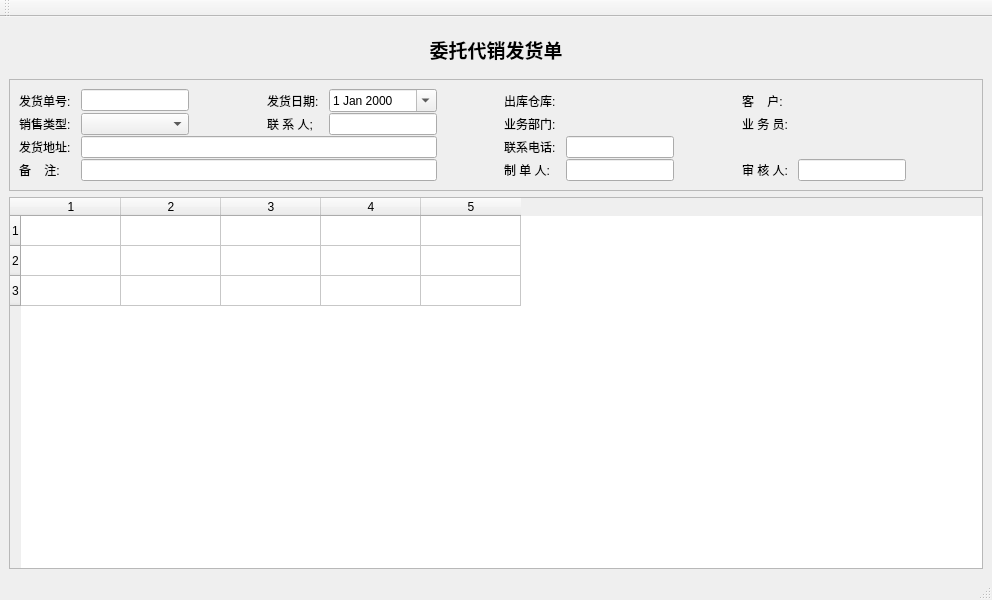
<?xml version="1.0" encoding="UTF-8"?>
<ui version="4.0">
 <class>SaConDeliverWin</class>
 <widget class="QMainWindow" name="SaConDeliverWin">
  <property name="geometry">
   <rect>
    <x>0</x>
    <y>0</y>
    <width>992</width>
    <height>600</height>
   </rect>
  </property>
  <property name="windowTitle">
   <string>MainWindow</string>
  </property>
  <widget class="QWidget" name="centralwidget">
   <layout class="QVBoxLayout" name="verticalLayout_2">
    <item>
     <widget class="QFrame" name="frame_4">
      <property name="frameShape">
       <enum>QFrame::NoFrame</enum>
      </property>
      <property name="frameShadow">
       <enum>QFrame::Plain</enum>
      </property>
      <property name="lineWidth">
       <number>0</number>
      </property>
      <layout class="QHBoxLayout" name="horizontalLayout_4">
       <item>
        <widget class="QLabel" name="label_16">
         <property name="font">
          <font>
           <family>微软雅黑</family>
           <pointsize>14</pointsize>
           <weight>75</weight>
           <bold>true</bold>
          </font>
         </property>
         <property name="text">
          <string>委托代销发货单</string>
         </property>
         <property name="alignment">
          <set>Qt::AlignCenter</set>
         </property>
        </widget>
       </item>
      </layout>
     </widget>
    </item>
    <item>
     <widget class="QFrame" name="frame_2">
      <property name="frameShape">
       <enum>QFrame::StyledPanel</enum>
      </property>
      <property name="frameShadow">
       <enum>QFrame::Plain</enum>
      </property>
      <layout class="QVBoxLayout" name="verticalLayout">
       <property name="spacing">
        <number>1</number>
       </property>
       <item>
        <layout class="QGridLayout" name="headGridLayout">
         <property name="horizontalSpacing">
          <number>10</number>
         </property>
         <item row="2" column="6">
          <widget class="QLabel" name="label_5">
           <property name="text">
            <string>联系电话:</string>
           </property>
          </widget>
         </item>
         <item row="2" column="7">
          <widget class="QLineEdit" name="phoneEdit">
           <property name="sizePolicy">
            <sizepolicy hsizetype="Fixed" vsizetype="Fixed">
             <horstretch>0</horstretch>
             <verstretch>0</verstretch>
            </sizepolicy>
           </property>
          </widget>
         </item>
         <item row="0" column="7">
          <widget class="QkSearchEditBox" name="whSearchEditbox"/>
         </item>
         <item row="1" column="11">
          <spacer name="horizontalSpacer">
           <property name="orientation">
            <enum>Qt::Horizontal</enum>
           </property>
           <property name="sizeHint" stdset="0">
            <size>
             <width>40</width>
             <height>20</height>
            </size>
           </property>
          </spacer>
         </item>
         <item row="0" column="0">
          <widget class="QLabel" name="idLabel">
           <property name="sizePolicy">
            <sizepolicy hsizetype="Fixed" vsizetype="Preferred">
             <horstretch>0</horstretch>
             <verstretch>0</verstretch>
            </sizepolicy>
           </property>
           <property name="text">
            <string>发货单号:</string>
           </property>
          </widget>
         </item>
         <item row="0" column="3">
          <widget class="QLabel" name="label_2">
           <property name="sizePolicy">
            <sizepolicy hsizetype="Fixed" vsizetype="Preferred">
             <horstretch>0</horstretch>
             <verstretch>0</verstretch>
            </sizepolicy>
           </property>
           <property name="text">
            <string>发货日期:</string>
           </property>
          </widget>
         </item>
         <item row="0" column="8">
          <spacer name="horizontalSpacer_5">
           <property name="orientation">
            <enum>Qt::Horizontal</enum>
           </property>
           <property name="sizeHint" stdset="0">
            <size>
             <width>40</width>
             <height>20</height>
            </size>
           </property>
          </spacer>
         </item>
         <item row="0" column="5">
          <spacer name="horizontalSpacer_4">
           <property name="orientation">
            <enum>Qt::Horizontal</enum>
           </property>
           <property name="sizeHint" stdset="0">
            <size>
             <width>40</width>
             <height>20</height>
            </size>
           </property>
          </spacer>
         </item>
         <item row="0" column="2">
          <spacer name="horizontalSpacer_3">
           <property name="orientation">
            <enum>Qt::Horizontal</enum>
           </property>
           <property name="sizeHint" stdset="0">
            <size>
             <width>40</width>
             <height>20</height>
            </size>
           </property>
          </spacer>
         </item>
         <item row="0" column="10" colspan="2">
          <widget class="QkSearchEditBox" name="cusSearchEditbox">
           <property name="sizePolicy">
            <sizepolicy hsizetype="Preferred" vsizetype="Fixed">
             <horstretch>0</horstretch>
             <verstretch>0</verstretch>
            </sizepolicy>
           </property>
          </widget>
         </item>
         <item row="0" column="4">
          <widget class="QDateEdit" name="dateEdit">
           <property name="sizePolicy">
            <sizepolicy hsizetype="Minimum" vsizetype="Fixed">
             <horstretch>0</horstretch>
             <verstretch>0</verstretch>
            </sizepolicy>
           </property>
           <property name="calendarPopup">
            <bool>true</bool>
           </property>
          </widget>
         </item>
         <item row="3" column="0">
          <widget class="QLabel" name="label_9">
           <property name="text">
            <string>备    注:</string>
           </property>
          </widget>
         </item>
         <item row="3" column="1" colspan="4">
          <widget class="QLineEdit" name="memoEdit"/>
         </item>
         <item row="0" column="1">
          <widget class="QLineEdit" name="noEdit">
           <property name="sizePolicy">
            <sizepolicy hsizetype="Fixed" vsizetype="Fixed">
             <horstretch>0</horstretch>
             <verstretch>0</verstretch>
            </sizepolicy>
           </property>
           <property name="dragEnabled">
            <bool>true</bool>
           </property>
           <property name="readOnly">
            <bool>true</bool>
           </property>
          </widget>
         </item>
         <item row="1" column="0">
          <widget class="QLabel" name="label">
           <property name="text">
            <string>销售类型:</string>
           </property>
          </widget>
         </item>
         <item row="1" column="6">
          <widget class="QLabel" name="label_6">
           <property name="sizePolicy">
            <sizepolicy hsizetype="Fixed" vsizetype="Preferred">
             <horstretch>0</horstretch>
             <verstretch>0</verstretch>
            </sizepolicy>
           </property>
           <property name="text">
            <string>业务部门:</string>
           </property>
          </widget>
         </item>
         <item row="1" column="9">
          <widget class="QLabel" name="label_12">
           <property name="sizePolicy">
            <sizepolicy hsizetype="Fixed" vsizetype="Preferred">
             <horstretch>0</horstretch>
             <verstretch>0</verstretch>
            </sizepolicy>
           </property>
           <property name="text">
            <string>业 务 员:</string>
           </property>
          </widget>
         </item>
         <item row="1" column="1">
          <widget class="QComboBox" name="busTypeComboBox">
           <property name="sizePolicy">
            <sizepolicy hsizetype="Preferred" vsizetype="Fixed">
             <horstretch>0</horstretch>
             <verstretch>0</verstretch>
            </sizepolicy>
           </property>
          </widget>
         </item>
         <item row="1" column="7">
          <widget class="QkSearchEditBox" name="depSearchEditbox">
           <property name="sizePolicy">
            <sizepolicy hsizetype="Minimum" vsizetype="Fixed">
             <horstretch>0</horstretch>
             <verstretch>0</verstretch>
            </sizepolicy>
           </property>
          </widget>
         </item>
         <item row="0" column="9">
          <widget class="QLabel" name="label_3">
           <property name="sizePolicy">
            <sizepolicy hsizetype="Fixed" vsizetype="Preferred">
             <horstretch>0</horstretch>
             <verstretch>0</verstretch>
            </sizepolicy>
           </property>
           <property name="text">
            <string>客    户:</string>
           </property>
          </widget>
         </item>
         <item row="1" column="10">
          <widget class="QkSearchEditBox" name="userSearchEditbox">
           <property name="sizePolicy">
            <sizepolicy hsizetype="Fixed" vsizetype="Fixed">
             <horstretch>0</horstretch>
             <verstretch>0</verstretch>
            </sizepolicy>
           </property>
          </widget>
         </item>
         <item row="0" column="6">
          <widget class="QLabel" name="label_7">
           <property name="text">
            <string>出库仓库:</string>
           </property>
          </widget>
         </item>
         <item row="3" column="7">
          <widget class="QLineEdit" name="makerEdit">
           <property name="sizePolicy">
            <sizepolicy hsizetype="Fixed" vsizetype="Fixed">
             <horstretch>0</horstretch>
             <verstretch>0</verstretch>
            </sizepolicy>
           </property>
           <property name="readOnly">
            <bool>true</bool>
           </property>
          </widget>
         </item>
         <item row="3" column="6">
          <widget class="QLabel" name="label_8">
           <property name="text">
            <string>制 单 人:</string>
           </property>
          </widget>
         </item>
         <item row="3" column="9">
          <widget class="QLabel" name="label_10">
           <property name="text">
            <string>审 核 人:</string>
           </property>
          </widget>
         </item>
         <item row="3" column="10">
          <widget class="QLineEdit" name="auditEdit">
           <property name="sizePolicy">
            <sizepolicy hsizetype="Fixed" vsizetype="Fixed">
             <horstretch>0</horstretch>
             <verstretch>0</verstretch>
            </sizepolicy>
           </property>
           <property name="readOnly">
            <bool>true</bool>
           </property>
          </widget>
         </item>
         <item row="2" column="0">
          <widget class="QLabel" name="label_4">
           <property name="text">
            <string>发货地址:</string>
           </property>
          </widget>
         </item>
         <item row="1" column="3">
          <widget class="QLabel" name="label_11">
           <property name="text">
            <string>联 系 人;</string>
           </property>
          </widget>
         </item>
         <item row="1" column="4">
          <widget class="QLineEdit" name="linkEdit">
           <property name="sizePolicy">
            <sizepolicy hsizetype="Fixed" vsizetype="Fixed">
             <horstretch>0</horstretch>
             <verstretch>0</verstretch>
            </sizepolicy>
           </property>
          </widget>
         </item>
         <item row="2" column="1" colspan="4">
          <widget class="QLineEdit" name="addressEdit"/>
         </item>
        </layout>
       </item>
      </layout>
     </widget>
    </item>
    <item>
     <widget class="QTableWidget" name="tableWidget">
      <property name="rowCount">
       <number>3</number>
      </property>
      <property name="columnCount">
       <number>5</number>
      </property>
      <row/>
      <row/>
      <row/>
      <column/>
      <column/>
      <column/>
      <column/>
      <column/>
     </widget>
    </item>
   </layout>
  </widget>
  <widget class="QStatusBar" name="statusbar"/>
  <widget class="QToolBar" name="toolBar">
   <property name="windowTitle">
    <string>toolBar</string>
   </property>
   <attribute name="toolBarArea">
    <enum>TopToolBarArea</enum>
   </attribute>
   <attribute name="toolBarBreak">
    <bool>false</bool>
   </attribute>
  </widget>
 </widget>
 <customwidgets>
  <customwidget>
   <class>QkSearchEditBox</class>
   <extends>QWidget</extends>
   <header>qksearcheditbox.h</header>
  </customwidget>
 </customwidgets>
 <resources/>
 <connections/>
</ui>
